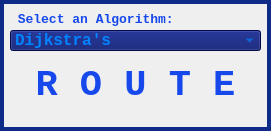
    <widget class="QFrame" name="routing">
     <property name="geometry">
      <rect>
       <x>40</x>
       <y>550</y>
       <width>271</width>
       <height>131</height>
      </rect>
     </property>
     <property name="palette">
      <palette>
       <active>
        <colorrole role="WindowText">
         <brush brushstyle="SolidPattern">
          <color alpha="255">
           <red>13</red>
           <green>43</green>
           <blue>135</blue>
          </color>
         </brush>
        </colorrole>
        <colorrole role="Light">
         <brush brushstyle="SolidPattern">
          <color alpha="255">
           <red>13</red>
           <green>43</green>
           <blue>135</blue>
          </color>
         </brush>
        </colorrole>
        <colorrole role="Midlight">
         <brush brushstyle="SolidPattern">
          <color alpha="255">
           <red>13</red>
           <green>43</green>
           <blue>135</blue>
          </color>
         </brush>
        </colorrole>
        <colorrole role="Dark">
         <brush brushstyle="SolidPattern">
          <color alpha="255">
           <red>13</red>
           <green>43</green>
           <blue>135</blue>
          </color>
         </brush>
        </colorrole>
        <colorrole role="Base">
         <brush brushstyle="SolidPattern">
          <color alpha="255">
           <red>13</red>
           <green>43</green>
           <blue>135</blue>
          </color>
         </brush>
        </colorrole>
       </active>
       <inactive>
        <colorrole role="WindowText">
         <brush brushstyle="SolidPattern">
          <color alpha="255">
           <red>13</red>
           <green>43</green>
           <blue>135</blue>
          </color>
         </brush>
        </colorrole>
        <colorrole role="Light">
         <brush brushstyle="SolidPattern">
          <color alpha="255">
           <red>13</red>
           <green>43</green>
           <blue>135</blue>
          </color>
         </brush>
        </colorrole>
        <colorrole role="Midlight">
         <brush brushstyle="SolidPattern">
          <color alpha="255">
           <red>13</red>
           <green>43</green>
           <blue>135</blue>
          </color>
         </brush>
        </colorrole>
        <colorrole role="Dark">
         <brush brushstyle="SolidPattern">
          <color alpha="255">
           <red>13</red>
           <green>43</green>
           <blue>135</blue>
          </color>
         </brush>
        </colorrole>
        <colorrole role="Base">
         <brush brushstyle="SolidPattern">
          <color alpha="255">
           <red>13</red>
           <green>43</green>
           <blue>135</blue>
          </color>
         </brush>
        </colorrole>
       </inactive>
       <disabled>
        <colorrole role="WindowText">
         <brush brushstyle="SolidPattern">
          <color alpha="255">
           <red>13</red>
           <green>43</green>
           <blue>135</blue>
          </color>
         </brush>
        </colorrole>
        <colorrole role="Light">
         <brush brushstyle="SolidPattern">
          <color alpha="255">
           <red>13</red>
           <green>43</green>
           <blue>135</blue>
          </color>
         </brush>
        </colorrole>
        <colorrole role="Midlight">
         <brush brushstyle="SolidPattern">
          <color alpha="255">
           <red>13</red>
           <green>43</green>
           <blue>135</blue>
          </color>
         </brush>
        </colorrole>
        <colorrole role="Dark">
         <brush brushstyle="SolidPattern">
          <color alpha="255">
           <red>13</red>
           <green>43</green>
           <blue>135</blue>
          </color>
         </brush>
        </colorrole>
        <colorrole role="Text">
         <brush brushstyle="SolidPattern">
          <color alpha="255">
           <red>13</red>
           <green>43</green>
           <blue>135</blue>
          </color>
         </brush>
        </colorrole>
        <colorrole role="ButtonText">
         <brush brushstyle="SolidPattern">
          <color alpha="255">
           <red>13</red>
           <green>43</green>
           <blue>135</blue>
          </color>
         </brush>
        </colorrole>
       </disabled>
      </palette>
     </property>
     <property name="frameShape">
      <enum>QFrame::Shape::Box</enum>
     </property>
     <property name="frameShadow">
      <enum>QFrame::Shadow::Raised</enum>
     </property>
     <property name="lineWidth">
      <number>2</number>
     </property>
     <widget class="QPushButton" name="routeFindButton">
      <property name="geometry">
       <rect>
        <x>20</x>
        <y>50</y>
        <width>231</width>
        <height>71</height>
       </rect>
      </property>
      <property name="palette">
       <palette>
        <active>
         <colorrole role="Button">
          <brush brushstyle="SolidPattern">
           <color alpha="255">
            <red>0</red>
            <green>14</green>
            <blue>104</blue>
           </color>
          </brush>
         </colorrole>
         <colorrole role="ButtonText">
          <brush brushstyle="SolidPattern">
           <color alpha="255">
            <red>22</red>
            <green>72</green>
            <blue>236</blue>
           </color>
          </brush>
         </colorrole>
        </active>
        <inactive>
         <colorrole role="Button">
          <brush brushstyle="SolidPattern">
           <color alpha="255">
            <red>0</red>
            <green>14</green>
            <blue>104</blue>
           </color>
          </brush>
         </colorrole>
         <colorrole role="ButtonText">
          <brush brushstyle="SolidPattern">
           <color alpha="255">
            <red>22</red>
            <green>72</green>
            <blue>236</blue>
           </color>
          </brush>
         </colorrole>
        </inactive>
        <disabled>
         <colorrole role="Button">
          <brush brushstyle="SolidPattern">
           <color alpha="255">
            <red>0</red>
            <green>14</green>
            <blue>104</blue>
           </color>
          </brush>
         </colorrole>
        </disabled>
       </palette>
      </property>
      <property name="font">
       <font>
        <family>Courier New</family>
        <pointsize>28</pointsize>
        <bold>true</bold>
        <kerning>false</kerning>
       </font>
      </property>
      <property name="text">
       <string>R O U T E</string>
      </property>
      <property name="flat">
       <bool>true</bool>
      </property>
     </widget>
     <widget class="QComboBox" name="algoDropdown">
      <property name="geometry">
       <rect>
        <x>10</x>
        <y>30</y>
        <width>251</width>
        <height>21</height>
       </rect>
      </property>
      <property name="palette">
       <palette>
        <active>
         <colorrole role="WindowText">
          <brush brushstyle="SolidPattern">
           <color alpha="255">
            <red>0</red>
            <green>132</green>
            <blue>255</blue>
           </color>
          </brush>
         </colorrole>
         <colorrole role="Button">
          <brush brushstyle="SolidPattern">
           <color alpha="255">
            <red>0</red>
            <green>14</green>
            <blue>104</blue>
           </color>
          </brush>
         </colorrole>
         <colorrole role="Dark">
          <brush brushstyle="SolidPattern">
           <color alpha="255">
            <red>60</red>
            <green>118</green>
            <blue>255</blue>
           </color>
          </brush>
         </colorrole>
         <colorrole role="Text">
          <brush brushstyle="SolidPattern">
           <color alpha="255">
            <red>0</red>
            <green>132</green>
            <blue>255</blue>
           </color>
          </brush>
         </colorrole>
         <colorrole role="BrightText">
          <brush brushstyle="SolidPattern">
           <color alpha="255">
            <red>60</red>
            <green>118</green>
            <blue>255</blue>
           </color>
          </brush>
         </colorrole>
         <colorrole role="ButtonText">
          <brush brushstyle="SolidPattern">
           <color alpha="255">
            <red>22</red>
            <green>72</green>
            <blue>236</blue>
           </color>
          </brush>
         </colorrole>
         <colorrole role="Base">
          <brush brushstyle="SolidPattern">
           <color alpha="255">
            <red>0</red>
            <green>14</green>
            <blue>104</blue>
           </color>
          </brush>
         </colorrole>
         <colorrole role="Window">
          <brush brushstyle="SolidPattern">
           <color alpha="255">
            <red>0</red>
            <green>14</green>
            <blue>104</blue>
           </color>
          </brush>
         </colorrole>
         <colorrole role="HighlightedText">
          <brush brushstyle="SolidPattern">
           <color alpha="255">
            <red>60</red>
            <green>118</green>
            <blue>255</blue>
           </color>
          </brush>
         </colorrole>
         <colorrole role="PlaceholderText">
          <brush brushstyle="SolidPattern">
           <color alpha="128">
            <red>0</red>
            <green>132</green>
            <blue>255</blue>
           </color>
          </brush>
         </colorrole>
         <colorrole role="Accent">
          <brush brushstyle="SolidPattern">
           <color alpha="255">
            <red>60</red>
            <green>118</green>
            <blue>255</blue>
           </color>
          </brush>
         </colorrole>
        </active>
        <inactive>
         <colorrole role="WindowText">
          <brush brushstyle="SolidPattern">
           <color alpha="255">
            <red>0</red>
            <green>132</green>
            <blue>255</blue>
           </color>
          </brush>
         </colorrole>
         <colorrole role="Button">
          <brush brushstyle="SolidPattern">
           <color alpha="255">
            <red>0</red>
            <green>14</green>
            <blue>104</blue>
           </color>
          </brush>
         </colorrole>
         <colorrole role="Dark">
          <brush brushstyle="SolidPattern">
           <color alpha="255">
            <red>60</red>
            <green>118</green>
            <blue>255</blue>
           </color>
          </brush>
         </colorrole>
         <colorrole role="Text">
          <brush brushstyle="SolidPattern">
           <color alpha="255">
            <red>0</red>
            <green>132</green>
            <blue>255</blue>
           </color>
          </brush>
         </colorrole>
         <colorrole role="BrightText">
          <brush brushstyle="SolidPattern">
           <color alpha="255">
            <red>60</red>
            <green>118</green>
            <blue>255</blue>
           </color>
          </brush>
         </colorrole>
         <colorrole role="ButtonText">
          <brush brushstyle="SolidPattern">
           <color alpha="255">
            <red>22</red>
            <green>72</green>
            <blue>236</blue>
           </color>
          </brush>
         </colorrole>
         <colorrole role="Base">
          <brush brushstyle="SolidPattern">
           <color alpha="255">
            <red>0</red>
            <green>14</green>
            <blue>104</blue>
           </color>
          </brush>
         </colorrole>
         <colorrole role="Window">
          <brush brushstyle="SolidPattern">
           <color alpha="255">
            <red>0</red>
            <green>14</green>
            <blue>104</blue>
           </color>
          </brush>
         </colorrole>
         <colorrole role="HighlightedText">
          <brush brushstyle="SolidPattern">
           <color alpha="255">
            <red>60</red>
            <green>118</green>
            <blue>255</blue>
           </color>
          </brush>
         </colorrole>
         <colorrole role="PlaceholderText">
          <brush brushstyle="SolidPattern">
           <color alpha="128">
            <red>0</red>
            <green>132</green>
            <blue>255</blue>
           </color>
          </brush>
         </colorrole>
         <colorrole role="Accent">
          <brush brushstyle="SolidPattern">
           <color alpha="255">
            <red>60</red>
            <green>118</green>
            <blue>255</blue>
           </color>
          </brush>
         </colorrole>
        </inactive>
        <disabled>
         <colorrole role="WindowText">
          <brush brushstyle="SolidPattern">
           <color alpha="255">
            <red>60</red>
            <green>118</green>
            <blue>255</blue>
           </color>
          </brush>
         </colorrole>
         <colorrole role="Button">
          <brush brushstyle="SolidPattern">
           <color alpha="255">
            <red>0</red>
            <green>14</green>
            <blue>104</blue>
           </color>
          </brush>
         </colorrole>
         <colorrole role="Dark">
          <brush brushstyle="SolidPattern">
           <color alpha="255">
            <red>60</red>
            <green>118</green>
            <blue>255</blue>
           </color>
          </brush>
         </colorrole>
         <colorrole role="Text">
          <brush brushstyle="SolidPattern">
           <color alpha="255">
            <red>60</red>
            <green>118</green>
            <blue>255</blue>
           </color>
          </brush>
         </colorrole>
         <colorrole role="BrightText">
          <brush brushstyle="SolidPattern">
           <color alpha="255">
            <red>60</red>
            <green>118</green>
            <blue>255</blue>
           </color>
          </brush>
         </colorrole>
         <colorrole role="ButtonText">
          <brush brushstyle="SolidPattern">
           <color alpha="255">
            <red>60</red>
            <green>118</green>
            <blue>255</blue>
           </color>
          </brush>
         </colorrole>
         <colorrole role="Base">
          <brush brushstyle="SolidPattern">
           <color alpha="255">
            <red>0</red>
            <green>14</green>
            <blue>104</blue>
           </color>
          </brush>
         </colorrole>
         <colorrole role="Window">
          <brush brushstyle="SolidPattern">
           <color alpha="255">
            <red>0</red>
            <green>14</green>
            <blue>104</blue>
           </color>
          </brush>
         </colorrole>
         <colorrole role="HighlightedText">
          <brush brushstyle="SolidPattern">
           <color alpha="255">
            <red>60</red>
            <green>118</green>
            <blue>255</blue>
           </color>
          </brush>
         </colorrole>
         <colorrole role="PlaceholderText">
          <brush brushstyle="SolidPattern">
           <color alpha="128">
            <red>0</red>
            <green>132</green>
            <blue>255</blue>
           </color>
          </brush>
         </colorrole>
         <colorrole role="Accent">
          <brush brushstyle="SolidPattern">
           <color alpha="255">
            <red>60</red>
            <green>118</green>
            <blue>255</blue>
           </color>
          </brush>
         </colorrole>
        </disabled>
       </palette>
      </property>
      <property name="font">
       <font>
        <family>Courier New</family>
        <pointsize>12</pointsize>
        <bold>true</bold>
       </font>
      </property>
      <property name="styleSheet">
       <string notr="true">color: rgb(0, 132, 255);
background-color: rgb(0, 14, 104);</string>
      </property>
      <item>
       <property name="text">
        <string>Dijkstra's</string>
       </property>
      </item>
      <item>
       <property name="text">
        <string>A*</string>
       </property>
      </item>
     </widget>
     <widget class="QLabel" name="algoSelectLabel">
      <property name="geometry">
       <rect>
        <x>10</x>
        <y>9</y>
        <width>261</width>
        <height>21</height>
       </rect>
      </property>
      <property name="palette">
       <palette>
        <active>
         <colorrole role="WindowText">
          <brush brushstyle="SolidPattern">
           <color alpha="255">
            <red>22</red>
            <green>72</green>
            <blue>236</blue>
           </color>
          </brush>
         </colorrole>
         <colorrole role="Text">
          <brush brushstyle="SolidPattern">
           <color alpha="255">
            <red>22</red>
            <green>72</green>
            <blue>236</blue>
           </color>
          </brush>
         </colorrole>
         <colorrole role="ButtonText">
          <brush brushstyle="SolidPattern">
           <color alpha="255">
            <red>22</red>
            <green>72</green>
            <blue>236</blue>
           </color>
          </brush>
         </colorrole>
        </active>
        <inactive>
         <colorrole role="WindowText">
          <brush brushstyle="SolidPattern">
           <color alpha="255">
            <red>22</red>
            <green>72</green>
            <blue>236</blue>
           </color>
          </brush>
         </colorrole>
         <colorrole role="Text">
          <brush brushstyle="SolidPattern">
           <color alpha="255">
            <red>22</red>
            <green>72</green>
            <blue>236</blue>
           </color>
          </brush>
         </colorrole>
         <colorrole role="ButtonText">
          <brush brushstyle="SolidPattern">
           <color alpha="255">
            <red>22</red>
            <green>72</green>
            <blue>236</blue>
           </color>
          </brush>
         </colorrole>
        </inactive>
        <disabled/>
       </palette>
      </property>
      <property name="font">
       <font>
        <family>Courier New</family>
        <pointsize>10</pointsize>
        <bold>true</bold>
       </font>
      </property>
      <property name="text">
       <string> Select an Algorithm:</string>
      </property>
     </widget>
    </widget>
